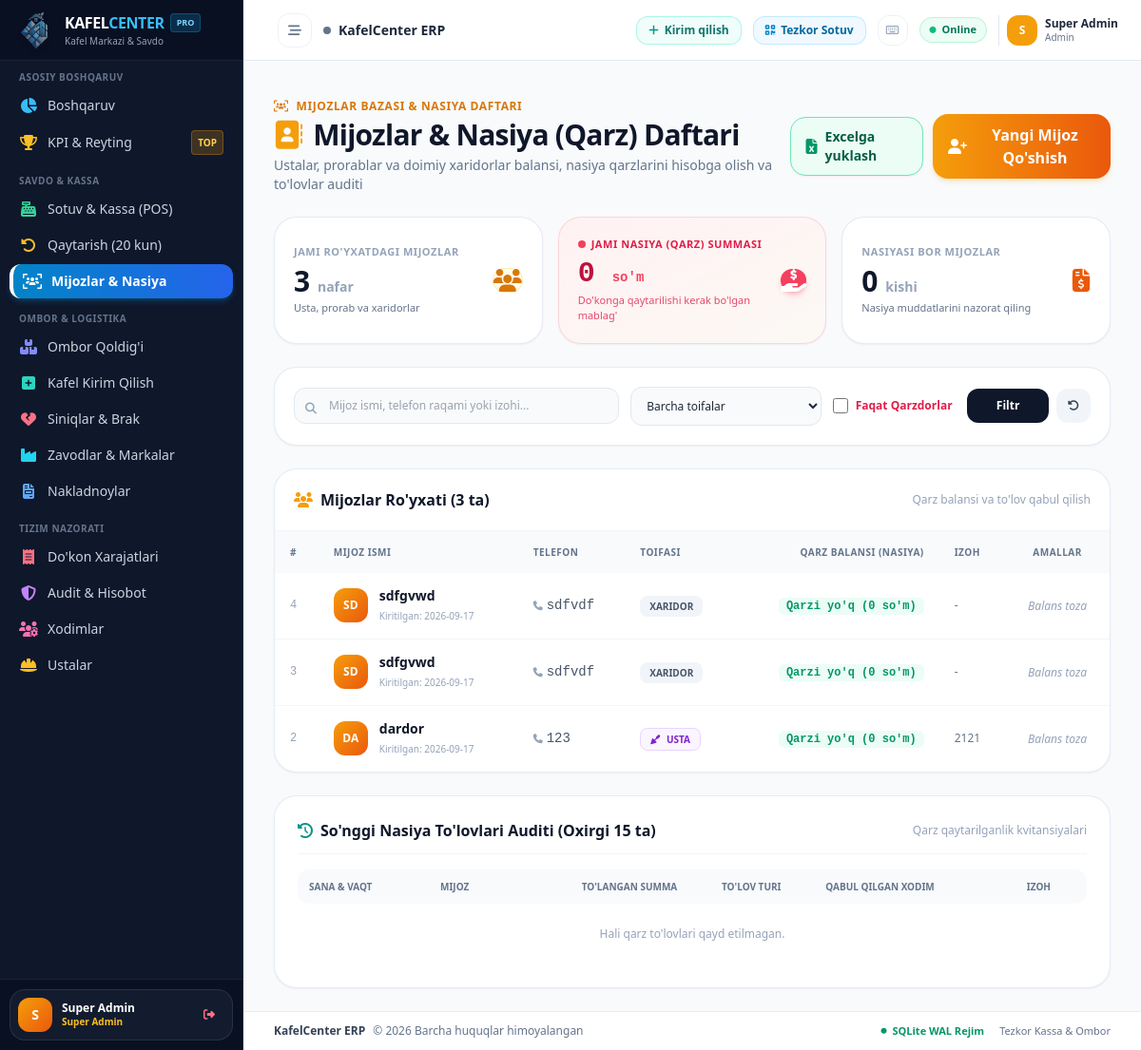
The app's page /mijozlar (signed in), older data.
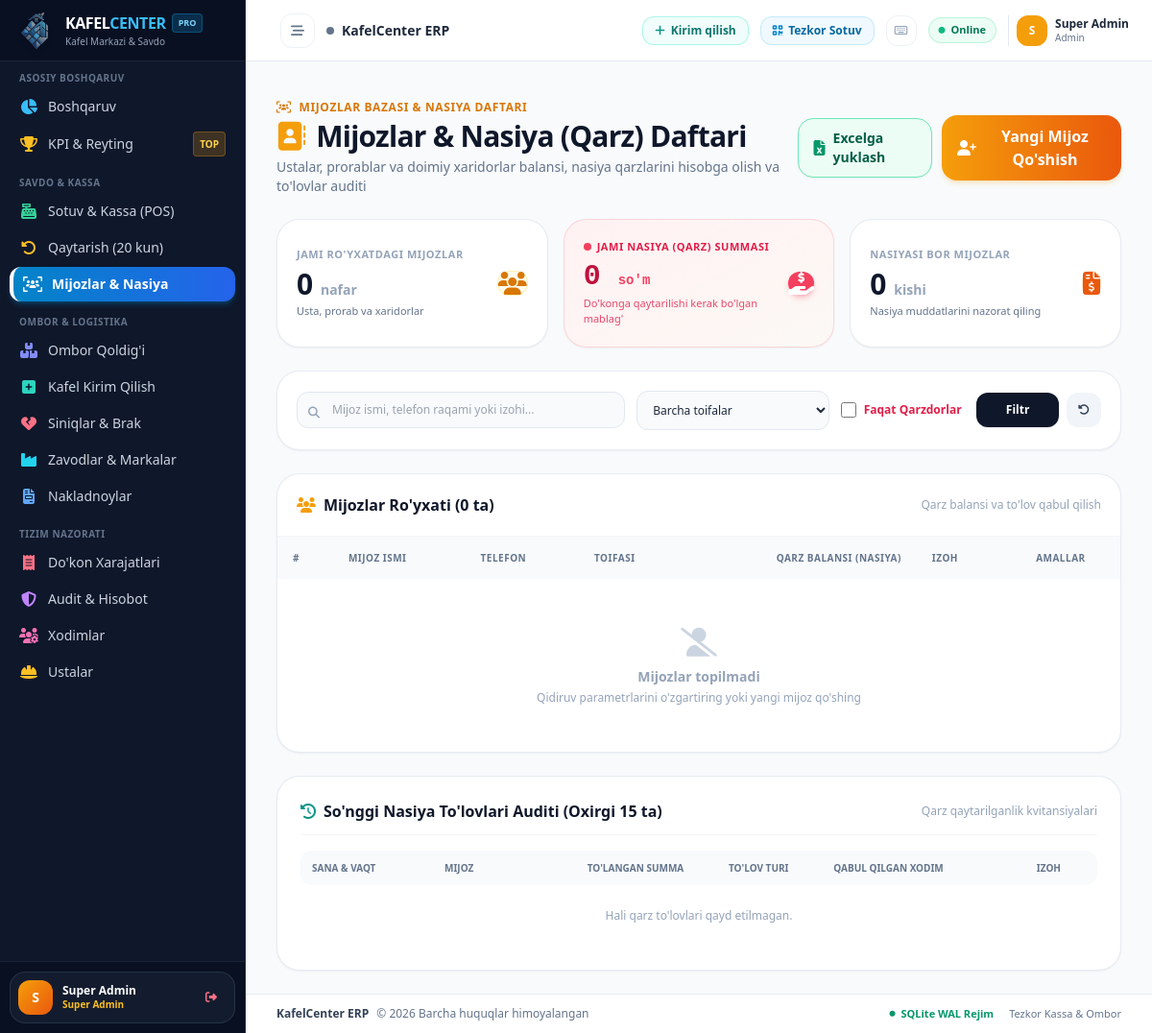
The same page, newer data.
### tables this page shows
CREATE TABLE customers (
        id INTEGER PRIMARY KEY AUTOINCREMENT,
        full_name TEXT NOT NULL,
        phone TEXT,
        customer_type TEXT DEFAULT 'xaridor', -- 'usta', 'prorab', 'xaridor', 'doimiy'
        balance_debt REAL DEFAULT 0.0,
        notes TEXT,
        created_at TIMESTAMP DEFAULT CURRENT_TIMESTAMP
    , referred_by_usta_id INTEGER);

### app.py (the view, shortened to what this page needs)
@app.route("/mijozlar", methods=["GET", "POST"])
@role_required(["admin"])
def mijozlar():
    conn = database.get_db()
    cursor = conn.cursor()
    q = request.args.get("q", "").strip()
    c_type = request.args.get("type", "").strip()
    debt_only = request.args.get("debt_only", "").strip()
    query = "SELECT * FROM customers WHERE 1=1"
    params = []
    if q:
        query += " AND (full_name LIKE ? OR phone LIKE ? OR notes LIKE ?)"
        pattern = f"%{q}%"
        params.extend([pattern, pattern, pattern])
    if c_type:
        query += " AND customer_type = ?"
        params.append(c_type)
    if debt_only == "1":
        query += " AND balance_debt > 0"
    query += " ORDER BY id DESC"
    cursor.execute(query, params)
    customers = cursor.fetchall()
    cursor.execute("""
        SELECT
            COUNT(*) as total_cnt,
            COALESCE(SUM(balance_debt), 0) as total_debt,
            COUNT(CASE WHEN balance_debt > 0 THEN 1 END) as debtors_cnt
        FROM customers
    """)
    kpi = cursor.fetchone()
    cursor.execute("""
        SELECT cp.*, c.full_name as customer_name
        FROM customer_payments cp
        JOIN customers c ON cp.customer_id = c.id
        ORDER BY cp.id DESC LIMIT 15
    """)
    recent_payments = cursor.fetchall()
    conn.close()
    return render_template(
        "mijozlar.html",
        customers=customers,
        kpi=kpi,
        recent_payments=recent_payments,
        q=q,
        c_type=c_type,
        debt_only=debt_only
    )

### app.py (called while the page is built, shortened)
def role_required(allowed_roles):
    def decorator(f):
        @wraps(f)
        def decorated_function(*args, **kwargs):
            if "user_id" not in session:
                return redirect(url_for("login", next=request.url))
            user_role = session.get("role")
            return f(*args, **kwargs)
        return decorated_function
    return decorator

@app.context_processor
def inject_user():
    user_info = None
    pending_count = 0
    if "user_id" in session:
        user_info = {
            "id": session.get("user_id"),
            "username": session.get("username"),
            "full_name": session.get("full_name"),
            "role": session.get("role")
        }
        try:
            conn = database.get_db()
            cursor = conn.cursor()
            cursor.execute("SELECT COUNT(*) as cnt FROM orders WHERE status = 'tolandi'")
            row = cursor.fetchone()
            if row:
                pending_count = row["cnt"]
            conn.close()
        except Exception:
            pass
    return {"current_user": user_info, "pending_nakladnoy_count": pending_count}

### templates/mijozlar.html (shortened to what the changed rows need)
{% extends "base.html" %}
{% block content %}
<div class="space-y-6">
    <div class="flex flex-col sm:flex-row sm:items-center sm:justify-between gap-4">
        <div>
            <h1 class="text-2xl sm:text-3xl font-black text-slate-900 tracking-tight flex items-center space-x-3">
                <i class="fa-solid fa-address-book text-amber-500"></i>
                <span>Mijozlar & Nasiya (Qarz) Daftari</span>
            </h1>
        </div>
    </div>
    <div class="grid grid-cols-1 sm:grid-cols-3 gap-4">
        <div class="bg-white rounded-3xl p-5 border border-slate-200/80 shadow-sm flex items-center justify-between">
            <div>
                <span class="text-[11px] font-bold uppercase tracking-wider text-slate-400 block">Jami Ro'yxatdagi Mijozlar</span>
                <span class="text-2xl sm:text-3xl font-black text-slate-900 mt-1 block">
                    {{ kpi.total_cnt or 0 }} <span class="text-sm font-semibold text-slate-400">nafar</span>
                </span>
                <span class="text-[11px] text-slate-500 mt-0.5 block">Usta, prorab va xaridorlar</span>
            </div>
        </div>
    </div>
    <div class="bg-white rounded-3xl border border-slate-200/80 shadow-sm overflow-hidden">
        <div class="p-5 border-b border-slate-100 flex items-center justify-between">
            <h2 class="font-bold text-slate-900 text-base flex items-center space-x-2">
                <i class="fa-solid fa-users text-amber-500"></i>
                <span>Mijozlar Ro'yxati ({{ customers|length }} ta)</span>
            </h2>
        </div>
        <div class="overflow-x-auto">
            <table class="w-full text-left text-xs sm:text-sm">
                <thead class="bg-slate-50 text-slate-500 uppercase text-[10px] font-bold tracking-wider">
                    <tr>
                        <th class="py-3 px-4">#</th>
                        <th class="py-3 px-4">Mijoz Ismi</th>
                        <th class="py-3 px-4">Telefon</th>
                        <th class="py-3 px-4">Toifasi</th>
                        <th class="py-3 px-4 text-right">Qarz Balansi (Nasiya)</th>
                        <th class="py-3 px-4">Izoh</th>
                        <th class="py-3 px-4 text-center">Amallar</th>
                    </tr>
                </thead>
                <tbody class="divide-y divide-slate-100">
                    {% if customers %}
                        {% for c in customers %}
                        <tr class="hover:bg-amber-50/40 transition">
                            <td class="py-3.5 px-4 font-mono text-slate-400 text-xs">{{ c.id }}</td>
                            <td class="py-3.5 px-4">
                                <div class="flex items-center space-x-3">
                                    <div class="w-9 h-9 rounded-xl bg-gradient-to-br from-amber-500 to-orange-600 text-white font-black flex items-center justify-center text-xs shadow-xs uppercase">
                                        {{ c.full_name[:2] }}
                                    </div>
                                    <div>
                                        <span class="font-bold text-slate-900 block text-xs sm:text-sm">{{ c.full_name }}</span>
                                        <span class="text-[10px] text-slate-400">Kiritilgan: {{ c.created_at[:10] }}</span>
                                    </div>
                                </div>
                            </td>
                            <td class="py-3.5 px-4 font-mono font-medium text-slate-600">
                                {% if c.phone %}
                                    <a href="tel:{{ c.phone }}" class="hover:text-amber-600 transition flex items-center space-x-1">
                                        <i class="fa-solid fa-phone text-[10px] text-slate-400"></i>
                                        <span>{{ c.phone }}</span>
                                    </a>
                                {% else %}
                                    <span class="text-slate-300">-</span>
                                {% endif %}
                            </td>
                            <td class="py-3.5 px-4">
                                {% if c.customer_type == 'usta' %}
                                    <span class="px-2.5 py-1 rounded-lg text-[10px] font-black uppercase bg-purple-50 text-purple-700 border border-purple-200">
                                        <i class="fa-solid fa-trowel mr-1"></i> Usta
                                    </span>
                                {% elif c.customer_type == 'prorab' %}
                                    <span class="px-2.5 py-1 rounded-lg text-[10px] font-black uppercase bg-blue-50 text-blue-700 border border-blue-200">
                                        <i class="fa-solid fa-helmet-safety mr-1"></i> Prorab
                                    </span>
                                {% elif c.customer_type == 'doimiy' %}
                                    <span class="px-2.5 py-1 rounded-lg text-[10px] font-black uppercase bg-emerald-50 text-emerald-700 border border-emerald-200">
                                        <i class="fa-solid fa-star mr-1"></i> Doimiy
                                    </span>
                                {% else %}
                                    <span class="px-2.5 py-1 rounded-lg text-[10px] font-bold uppercase bg-slate-100 text-slate-600">
                                        Xaridor
                                    </span>
                                {% endif %}
                            </td>
                            <td class="py-3.5 px-4 text-right font-mono">
                                {% if c.balance_debt > 0 %}
                                    <div class="inline-flex flex-col items-end">
                                        <span class="text-sm font-black text-rose-600 bg-rose-50 px-2.5 py-1 rounded-lg border border-rose-200/80">
                                            {{ "{:,.0f}".format(c.balance_debt).replace(',', ' ') }} so'm
                                        </span>
                                        <span class="text-[9px] text-rose-500 font-bold uppercase mt-0.5">Nasiya mavjud</span>
                                    </div>
                                {% else %}
                                    <span class="text-xs font-bold text-emerald-600 bg-emerald-50 px-2 py-0.5 rounded-md">
                                        Qarzi yo'q (0 so'm)
                                    </span>
                                {% endif %}
                            </td>
                            <td class="py-3.5 px-4 text-slate-500 text-xs max-w-xs truncate">
                                {{ c.notes or '-' }}
                            </td>
                            <td class="py-3.5 px-4 text-center">
                                {% if c.balance_debt > 0 %}
                                    <button onclick="openPayDebtModal({{ c.id }}, '{{ c.full_name }}', {{ c.balance_debt }})" class="bg-gradient-to-r from-emerald-600 to-teal-600 hover:from-emerald-500 hover:to-teal-500 text-white font-bold text-xs px-3 py-1.5 rounded-xl shadow-xs transition flex items-center space-x-1.5 mx-auto">
                                        <i class="fa-solid fa-hand-holding-dollar"></i>
                                        <span>Qarz To'lash</span>
                                    </button>
                                {% else %}
                                    <span class="text-xs text-slate-400 font-medium italic">Balans toza</span>
                                {% endif %}
                            </td>
                        </tr>
                        {% endfor %}
                    {% else %}
                        <tr>
                            <td colspan="7" class="text-center py-12 text-slate-400">
                                <i class="fa-solid fa-user-slash text-3xl mb-2 text-slate-300"></i>
                                <p class="text-sm font-bold">Mijozlar topilmadi</p>
                                <p class="text-xs text-slate-400 mt-1">Qidiruv parametrlarini o'zgartiring yoki yangi mijoz qo'shing</p>
                            </td>
                        </tr>
                    {% endif %}
                </tbody>
            </table>
        </div>
    </div>
    <div class="bg-white rounded-3xl border border-slate-200/80 shadow-sm p-6 space-y-4">
        <div class="overflow-x-auto">
            <table class="w-full text-left text-xs">
                <thead class="bg-slate-50 text-slate-500 uppercase text-[10px] font-bold">
                    <tr>
                        <th class="py-2.5 px-3 rounded-l-xl">Sana & Vaqt</th>
                        <th class="py-2.5 px-3">Mijoz</th>
                        <th class="py-2.5 px-3 text-right">To'langan Summa</th>
                        <th class="py-2.5 px-3 text-center">To'lov Turi</th>
                        <th class="py-2.5 px-3">Qabul Qilgan Xodim</th>
                        <th class="py-2.5 px-3 rounded-r-xl">Izoh</th>
                    </tr>
                </thead>
            </table>
        </div>
    </div>
</div>
{% endblock %}

Row changes from the older to the newer data that the page shows:
removed customers: id "4", full_name "SD", full_name "sdfgvwd", created_at "2026-09-17", phone "sdfvdf", customer_type "XARIDOR", balance_debt "Qarzi yo'q (0 so'm)", notes "-"
removed customers: id "3", full_name "SD", full_name "sdfgvwd", created_at "2026-09-17", phone "sdfvdf", customer_type "XARIDOR", balance_debt "Qarzi yo'q (0 so'm)", notes "-"
removed customers: id "2", full_name "DA", full_name "dardor", created_at "2026-09-17", phone "123", customer_type "usta" (drawn), balance_debt "Qarzi yo'q (0 so'm)", notes "2121"
Text that changed along with them:
{{ kpi.total_cnt or 0 }}: "3" → "0"
{{ customers|length }}: "3" → "0"
text now shown: "Mijozlar topilmadi Qidiruv parametrlarini o'zgartiring yoki yangi mijoz qo'shing"
